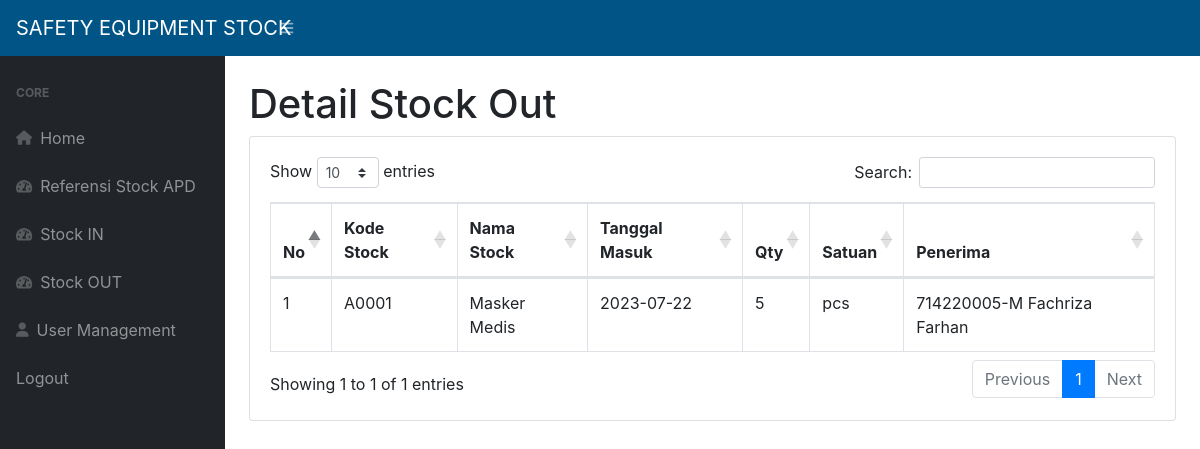
The app's page /detailout.php?id=1 (signed in) with its own data.
### tables this page shows
CREATE TABLE `stok_keluar` (
  `id_keluar` int(11) NOT NULL,
  `id_stock` int(11) DEFAULT NULL,
  `id_management` int(11) DEFAULT NULL,
  `jumlah_stock` int(11) DEFAULT NULL,
  `satuan` varchar(100) DEFAULT NULL,
  `tanggal_keluar` date DEFAULT NULL
);

CREATE TABLE `stock` (
  `id_stock` int(11) NOT NULL,
  `kode_stock` varchar(10) DEFAULT NULL,
  `nama_barang` varchar(50) DEFAULT NULL,
  `jumlah_stock` int(11) DEFAULT 0,
  `satuan` varchar(10) DEFAULT NULL,
  `foto` varchar(100) DEFAULT NULL,
  `deskripsi` text NOT NULL
);

CREATE TABLE `management` (
  `id_management` int(11) NOT NULL,
  `nik` varchar(100) DEFAULT NULL,
  `otoritas` varchar(100) DEFAULT NULL
);

### detailout.php (the view, shortened to what this page needs)
<?php
require 'function.php';
$id = $_GET["id"];
$query = mysqli_query($conn, "SELECT a.*, b.kode_stock, b.nama_barang AS barang, c.nik AS nama
    FROM stok_keluar a
    INNER JOIN stock b ON a.id_stock = b.id_stock
    INNER JOIN management c ON a.id_management = c.id_management
    WHERE a.id_stock = $id
");
?>
<!DOCTYPE html>
<html lang="en">
<head>
    <link href="css/styles.css" rel="stylesheet" />
    <link href="https://cdn.datatables.net/1.10.20/css/dataTables.bootstrap4.min.css" rel="stylesheet" />
    <link rel="stylesheet" href="https://cdnjs.cloudflare.com/ajax/libs/font-awesome/6.4.0/css/all.min.css" />
</head>
<body class="sb-nav-fixed">
    <nav class="sb-topnav navbar navbar-expand navbar-dark" style="background-color:#005586;">
        <div style="width: 17em;">
            <a class="navbar-brand" href="index.php">SAFETY EQUIPMENT STOCK</a>
        </div>
        <div class="">
            <button class="btn btn-link btn-sm order-1 order-lg-0 ms-5" id="sidebarToggle" href="#"><i class="fas fa-bars"></i></button>
        </div>
    </nav>
    <div id="layoutSidenav">
        <div id="layoutSidenav_nav">
            <nav class="sb-sidenav accordion sb-sidenav-dark" id="sidenavAccordion">
                <div class="sb-sidenav-menu">
                    <div class="nav">
                        <div class="sb-sidenav-menu-heading">Core</div>
                        <a class="nav-link" href="index.php">
                            <div class="sb-nav-link-icon"><i class="fa-solid fa-home"></i></div>
                            Home
                        </a>
                        <a class="nav-link" href="Referensi.php">
                            <div class="sb-nav-link-icon">
                                <i class="fas fa-tachometer-alt"></i>
                            </div>
                            Referensi Stock APD
                        </a>
                        <a class="nav-link" href="masuk.php">
                            <div class="sb-nav-link-icon">
                                <i class="fas fa-tachometer-alt"></i>
                            </div>
                            Stock IN
                        </a>
                        <a class="nav-link" href="keluar.php">
                            <div class="sb-nav-link-icon">
                                <i class="fas fa-tachometer-alt"></i>
                            </div>
                            Stock OUT
                        </a>
                        <a class="nav-link" href="management.php">
                            <div class="sb-nav-link-icon">
                                <i class="fa-solid fa-user"></i>
                            </div>
                            User Management
                        </a>
                        <a class="nav-link" href="logout.php">
                            Logout
                        </a>
                    </div>
                </div>
            </nav>
        </div>
        <div id="layoutSidenav_content">
            <main>
                <div class="container-fluid">
                    <h1 class="mt-4">Detail Stock Out</h1>
                    <div class="card mb-4">
                        <div class="card-body">
                            <div class="table-responsive">
                                <table class="table table-bordered" id="dataTable" width="100%" cellspacing="0">
                                    <thead>
                                        <tr>
                                            <th>No</th>
                                            <th>Kode Stock</th>
                                            <th>Nama Stock</th>
                                            <th>Tanggal Masuk</th>
                                            <th>Qty</th>
                                            <th>Satuan</th>
                                            <th>Penerima</th>
                                        </tr>
                                    </thead>
                                    <tbody>
                                        <?php $i = 1 ?>
                                        <?php while ($barang = mysqli_fetch_array($query)) : ?>
                                            <tr>
                                                <td><?= $i ?></td>
                                                <td><?= $barang['kode_stock']; ?></td>
                                                <td><?= $barang['barang'] ?></td>
                                                <td><?= $barang['tanggal_keluar'] ?></td>
                                                <td><?= $barang['jumlah_stock'] ?></td>
                                                <td><?= $barang['satuan'] ?></td>
                                                <td><?= $barang['nama'] ?></td>
                                            </tr>
                                            <?php $i++ ?>
                                        <?php endwhile; ?>
                                    </tbody>
                                </table>
                            </div>
                        </div>
                    </div>
                </div>
            </main>
        </div>
    </div>
</body>
</html>

### records on screen
stok_keluar: id_stock.kode_stock "A0001", id_stock.nama_barang "Masker Medis", tanggal_keluar "2023-07-22", jumlah_stock "5", satuan "pcs", id_management.nik "714220005-M Fachriza Farhan"
